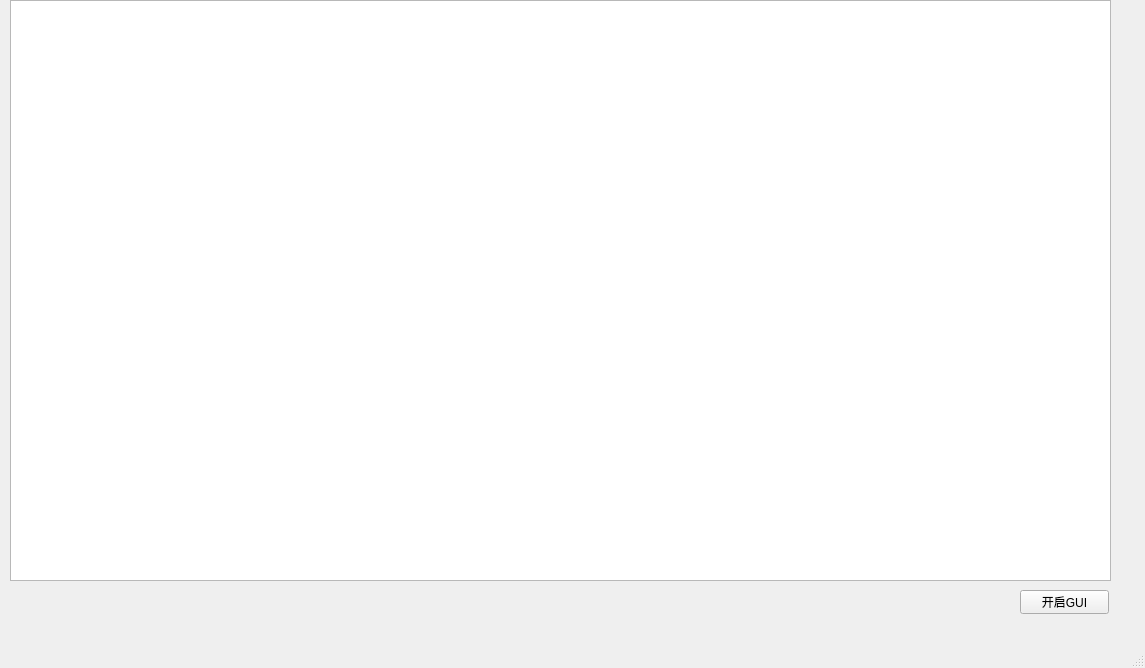
<?xml version="1.0" encoding="UTF-8"?>
<ui version="4.0">
 <class>MainWindow</class>
 <widget class="QMainWindow" name="MainWindow">
  <property name="geometry">
   <rect>
    <x>0</x>
    <y>0</y>
    <width>1145</width>
    <height>668</height>
   </rect>
  </property>
  <property name="windowTitle">
   <string/>
  </property>
  <property name="windowIcon">
   <iconset resource="res.qrc">
    <normaloff>:/cmd.png</normaloff>:/cmd.png</iconset>
  </property>
  <widget class="QWidget" name="centralwidget">
   <widget class="QTextEdit" name="textEdit">
    <property name="geometry">
     <rect>
      <x>10</x>
      <y>0</y>
      <width>1101</width>
      <height>581</height>
     </rect>
    </property>
    <property name="acceptDrops">
     <bool>false</bool>
    </property>
    <property name="lineWidth">
     <number>2</number>
    </property>
    <property name="verticalScrollBarPolicy">
     <enum>Qt::ScrollBarAsNeeded</enum>
    </property>
    <property name="undoRedoEnabled">
     <bool>false</bool>
    </property>
    <property name="html">
     <string notr="true">&lt;!DOCTYPE HTML PUBLIC &quot;-//W3C//DTD HTML 4.0//EN&quot; &quot;http://www.w3.org/TR/REC-html40/strict.dtd&quot;&gt;
&lt;html&gt;&lt;head&gt;&lt;meta name=&quot;qrichtext&quot; content=&quot;1&quot; /&gt;&lt;style type=&quot;text/css&quot;&gt;
p, li { white-space: pre-wrap; }
&lt;/style&gt;&lt;/head&gt;&lt;body style=&quot; font-family:'SimSun'; font-size:9pt; font-weight:400; font-style:normal;&quot;&gt;
&lt;p style=&quot;-qt-paragraph-type:empty; margin-top:0px; margin-bottom:0px; margin-left:0px; margin-right:0px; -qt-block-indent:0; text-indent:0px; font-family:'SimSun';&quot;&gt;&lt;br /&gt;&lt;/p&gt;&lt;/body&gt;&lt;/html&gt;</string>
    </property>
    <property name="acceptRichText">
     <bool>false</bool>
    </property>
   </widget>
   <widget class="QPushButton" name="pushButton">
    <property name="geometry">
     <rect>
      <x>1020</x>
      <y>590</y>
      <width>89</width>
      <height>24</height>
     </rect>
    </property>
    <property name="text">
     <string>开启GUI</string>
    </property>
   </widget>
  </widget>
  <widget class="QMenuBar" name="menubar">
   <property name="geometry">
    <rect>
     <x>0</x>
     <y>0</y>
     <width>1145</width>
     <height>25</height>
    </rect>
   </property>
  </widget>
  <widget class="QStatusBar" name="statusbar"/>
 </widget>
 <resources>
  <include location="res.qrc"/>
 </resources>
 <connections/>
</ui>
